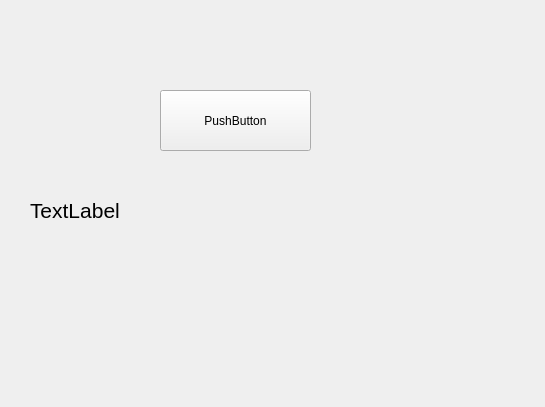
<?xml version="1.0" encoding="UTF-8"?>
<ui version="4.0">
 <class>Widget</class>
 <widget class="QWidget" name="Widget">
  <property name="geometry">
   <rect>
    <x>0</x>
    <y>0</y>
    <width>545</width>
    <height>407</height>
   </rect>
  </property>
  <property name="windowTitle">
   <string>Widget</string>
  </property>
  <widget class="QPushButton" name="pushButton">
   <property name="geometry">
    <rect>
     <x>160</x>
     <y>90</y>
     <width>151</width>
     <height>61</height>
    </rect>
   </property>
   <property name="text">
    <string>PushButton</string>
   </property>
  </widget>
  <widget class="QLabel" name="label">
   <property name="geometry">
    <rect>
     <x>30</x>
     <y>170</y>
     <width>481</width>
     <height>81</height>
    </rect>
   </property>
   <property name="font">
    <font>
     <pointsize>16</pointsize>
    </font>
   </property>
   <property name="text">
    <string>TextLabel</string>
   </property>
  </widget>
 </widget>
 <resources/>
 <connections/>
</ui>
